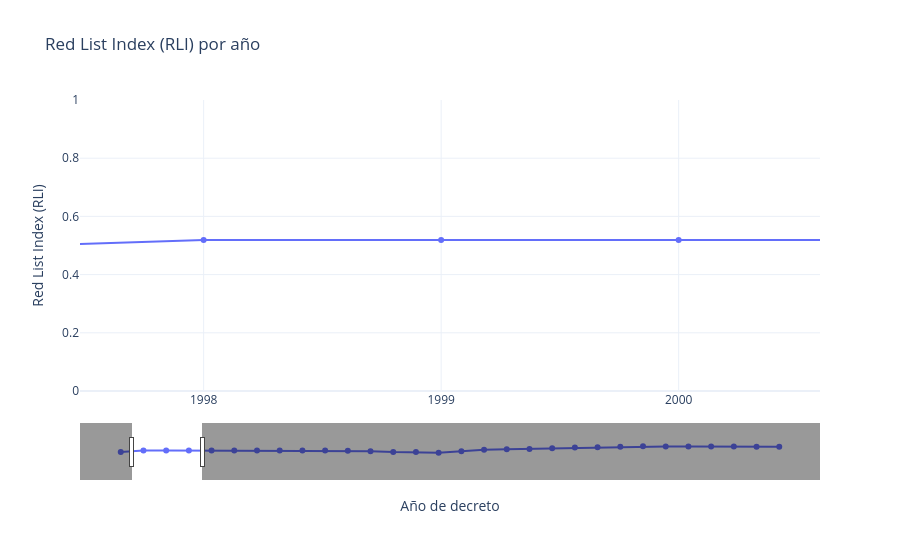

The code cell stored with this chart in its notebook:
### Code cell


### Figure 1 — Plotly figure (JSON) as saved in the notebook; plotly's stock layout.template omitted (floating-point values rounded to 4 significant figures)
{"data": [{"hovertemplate": "Año: %{x}<br>RLI: %{y:.4f}<extra></extra>", "legendgroup": "", "line": {"color": "#636efa", "dash": "solid"}, "marker": {"symbol": "circle"}, "mode": "lines+markers", "name": "", "orientation": "v", "showlegend": false, "type": "scatter", "x": [1997, 1998, 1999, 2000, 2001, 2002, 2003, 2004, 2005, 2006, 2007, 2008, 2009, 2010, 2011, 2012, 2013, 2014, 2015, 2016, 2017, 2018, 2019, 2020, 2021, 2022, 2023, 2024, 2025, 2026], "xaxis": "x", "y": [0.4929, 0.519, 0.519, 0.519, 0.519, 0.519, 0.519, 0.519, 0.519, 0.519, 0.5125, 0.5058, 0.4905, 0.4905, 0.4793, 0.5038, 0.5322, 0.5376, 0.5452, 0.5578, 0.5699, 0.5766, 0.5843, 0.5926, 0.5897, 0.5897, 0.5874, 0.5876, 0.5819, 0.5819], "yaxis": "y"}], "layout": {"autosize": true, "hovermode": "x unified", "legend": {"tracegroupgap": 0}, "title": {"text": "Red List Index (RLI) por año"}, "xaxis": {"anchor": "y", "autorange": false, "domain": [0, 1], "dtick": 1, "range": [1997.0, 2001.0], "rangeselector": {"buttons": [{"count": 5, "label": "5 años", "step": "year", "stepmode": "backward"}, {"count": 10, "label": "10 años", "step": "year", "stepmode": "backward"}, {"label": "Todos", "step": "all"}]}, "rangeslider": {"autorange": true, "range": [1995.0, 2028.0], "visible": true, "yaxis": {"_template": null, "rangemode": "match"}}, "tickmode": "linear", "title": {"text": "Año de decreto"}, "type": "linear"}, "yaxis": {"anchor": "x", "domain": [0, 1], "range": [0, 1], "title": {"text": "Red List Index (RLI)"}, "type": "linear"}}}
